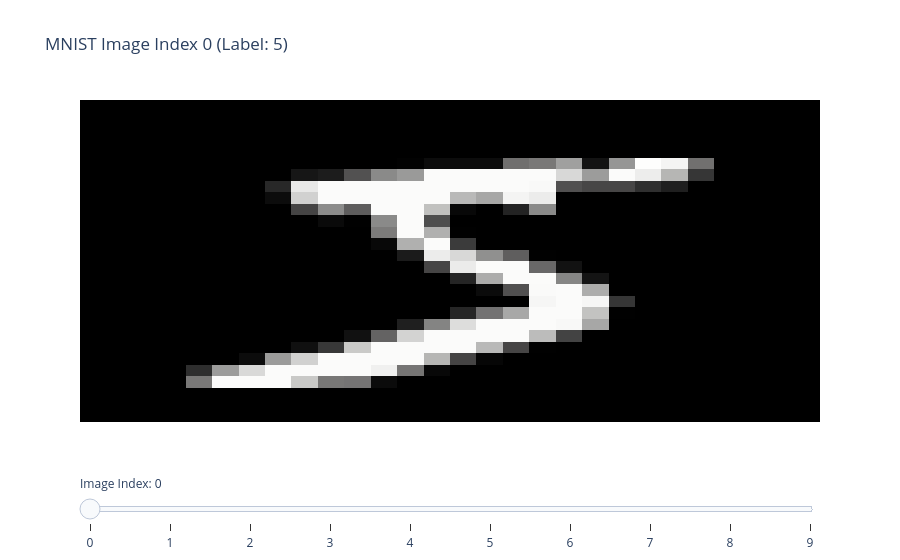

Write notebook code for a chart like this one.
### Markdown cell above
## MNIST Classification

MNIST or Modified National Institute of Standards & Technology, is a dataset consisting of 1797 scans of handwritten digits.

Each entry has the digit represented as well as the 64 values representing the grey scale for a 8x8 image, for example:

### Code cell
import numpy as np
from sklearn.datasets import fetch_openml
import plotly.graph_objects as go

mnist = fetch_openml('mnist_784', version=1, as_frame=False)
X, y = mnist['data'], mnist['target'].astype(int)
X = X / 255.0

num_images = 10
images = X[:num_images].reshape(-1,28,28)
labels = y[:num_images]

init_idx = 0

fig = go.Figure(
    data=[
        go.Heatmap(
            z=images[init_idx][::-1], 
            colorscale='gray',
            showscale=False
        )
    ]
)

steps = []
for i in range(num_images):
    step = dict(
        method='update',
        args=[{'z':[images[i][::-1]]}, 
              {'title': f"MNIST Image Index {i} (Label: {labels[i]})"}],
        label=str(i)
    )
    steps.append(step)

sliders = [dict(
    active=0,
    currentvalue={"prefix":"Image Index: "},
    pad={"t":50},
    steps=steps
)]

fig.update_layout(
    sliders=sliders,
    title=f"MNIST Image Index {init_idx} (Label: {labels[init_idx]})",
    xaxis=dict(showticklabels=False),
    yaxis=dict(showticklabels=False)
)

fig.show()

### Figure 1 — Plotly figure (JSON) as saved in the notebook; plotly's stock layout.template omitted (floating-point values rounded to 4 significant figures; data arrays with more than 128 entries replaced by an {"elided": "..."} marker saying what was removed)
{"data": [{"colorscale": [[0, "rgb(0, 0, 0)"], [0.09091, "rgb(16, 16, 16)"], [0.1818, "rgb(38, 38, 38)"], [0.2727, "rgb(59, 59, 59)"], [0.3636, "rgb(81, 80, 80)"], [0.4545, "rgb(102, 101, 101)"], [0.5455, "rgb(124, 123, 122)"], [0.6364, "rgb(146, 146, 145)"], [0.7273, "rgb(171, 171, 170)"], [0.8182, "rgb(197, 197, 195)"], [0.9091, "rgb(224, 224, 223)"], [1, "rgb(254, 254, 253)"]], "showscale": false, "type": "heatmap", "z": {"elided": "28x28 float values"}}], "layout": {"sliders": [{"active": 0, "currentvalue": {"prefix": "Image Index: "}, "pad": {"t": 50}, "steps": [{"args": [{"z": {"elided": "1x28x28 float values"}}, {"title": "MNIST Image Index 0 (Label: 5)"}], "label": "0", "method": "update"}, {"args": [{"z": {"elided": "1x28x28 float values"}}, {"title": "MNIST Image Index 1 (Label: 0)"}], "label": "1", "method": "update"}, {"args": [{"z": {"elided": "1x28x28 float values"}}, {"title": "MNIST Image Index 2 (Label: 4)"}], "label": "2", "method": "update"}, {"args": [{"z": {"elided": "1x28x28 float values"}}, {"title": "MNIST Image Index 3 (Label: 1)"}], "label": "3", "method": "update"}, {"args": [{"z": {"elided": "1x28x28 float values"}}, {"title": "MNIST Image Index 4 (Label: 9)"}], "label": "4", "method": "update"}, {"args": [{"z": {"elided": "1x28x28 float values"}}, {"title": "MNIST Image Index 5 (Label: 2)"}], "label": "5", "method": "update"}, {"args": [{"z": {"elided": "1x28x28 float values"}}, {"title": "MNIST Image Index 6 (Label: 1)"}], "label": "6", "method": "update"}, {"args": [{"z": {"elided": "1x28x28 float values"}}, {"title": "MNIST Image Index 7 (Label: 3)"}], "label": "7", "method": "update"}, {"args": [{"z": {"elided": "1x28x28 float values"}}, {"title": "MNIST Image Index 8 (Label: 1)"}], "label": "8", "method": "update"}, {"args": [{"z": {"elided": "1x28x28 float values"}}, {"title": "MNIST Image Index 9 (Label: 4)"}], "label": "9", "method": "update"}]}], "title": {"text": "MNIST Image Index 0 (Label: 5)"}, "xaxis": {"showticklabels": false}, "yaxis": {"showticklabels": false}}}
